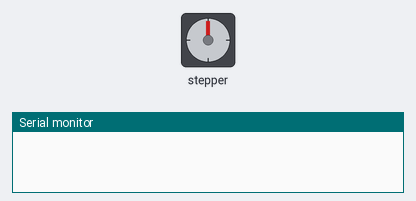
Bench run of a sketch on a simulated Arduino Uno, built with avr-gcc and run on an emulated ATmega328P. Parts: stepper motor, the last lines printed to the serial monitor. Wiring (inferred from the names in the program): stepper motor (2048 steps per turn assumed): coils pin 6, pin 7, pin 8, pin 9.

Above: at 0.1 s.
At 8.9 s:
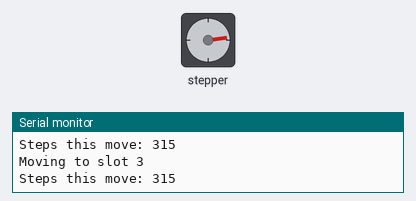
At 16.3 s:
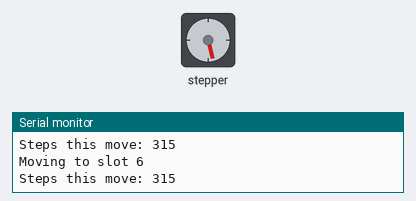
At 33.4 s:
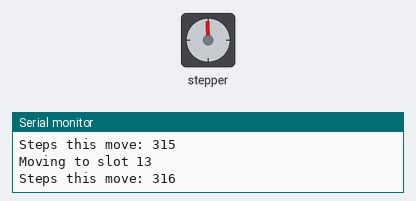
Timing chart, 0 to 34.9 s (numbered marks = the images above):
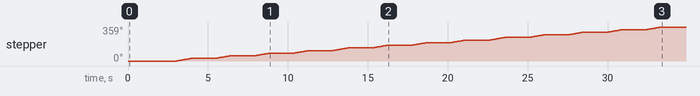

The sketch:

test_FullCycle.ino
```cpp
#define IN1 6
#define IN2 7
#define IN3 8
#define IN4 9

int steps[8][4] = {
  {1,0,0,0},
  {1,1,0,0},
  {0,1,0,0},
  {0,1,1,0},
  {0,0,1,0},
  {0,0,1,1},
  {0,0,0,1},
  {1,0,0,1}
};

const int TOTAL_SLOTS = 13;
const int STEPS_PER_REV = 4096;

int currentSlot = 0;
int stepIndex = 0;

void setup() {
  pinMode(IN1, OUTPUT);
  pinMode(IN2, OUTPUT);
  pinMode(IN3, OUTPUT);
  pinMode(IN4, OUTPUT);

  Serial.begin(9600);

  delay(3000); // זמן להתארגן לפני תחילת הסיבוב

  for (int i = 0; i < TOTAL_SLOTS; i++) {
    Serial.print("Moving to slot ");
    Serial.println(i + 1);

    moveOneSlot();

    delay(1500); // עצירה בין תא לתא
  }

  Serial.println("Finished 13 slots");
}

void loop() {
  // לא עושה כלום אחרי הבדיקה
}

void stepMotor(int step) {
  digitalWrite(IN1, steps[step][0]);
  digitalWrite(IN2, steps[step][1]);
  digitalWrite(IN3, steps[step][2]);
  digitalWrite(IN4, steps[step][3]);
}

void moveOneSlot() {
  long currentPos =
    (long)currentSlot * STEPS_PER_REV / TOTAL_SLOTS;

  long nextPos =
    (long)(currentSlot + 1) * STEPS_PER_REV / TOTAL_SLOTS;

  int stepsToMove = nextPos - currentPos;

  Serial.print("Steps this move: ");
  Serial.println(stepsToMove);

  for (int i = 0; i < stepsToMove; i++) {
    stepMotor(stepIndex);

    stepIndex++;
    if (stepIndex > 7) {
      stepIndex = 0;
    }

    delay(3);
  }

  currentSlot++;

  if (currentSlot >= TOTAL_SLOTS) {
    currentSlot = 0;
  }
}
```
